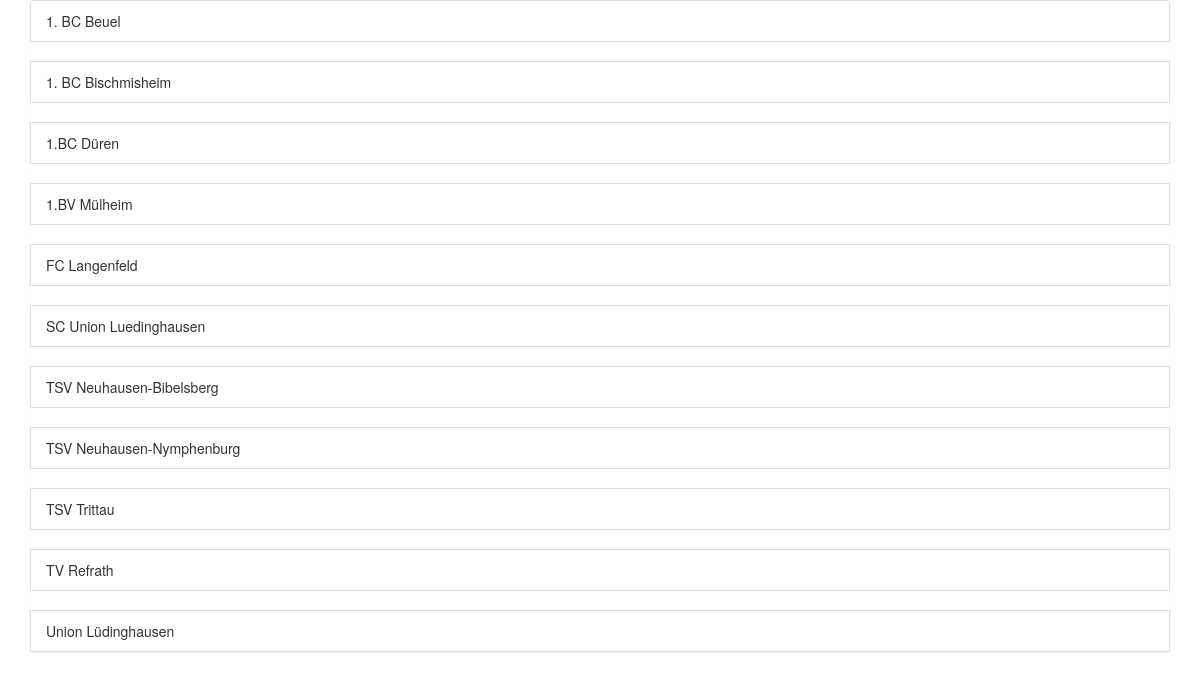
Page /ticker/presentation/field/dashboard/ on the earlier database version.
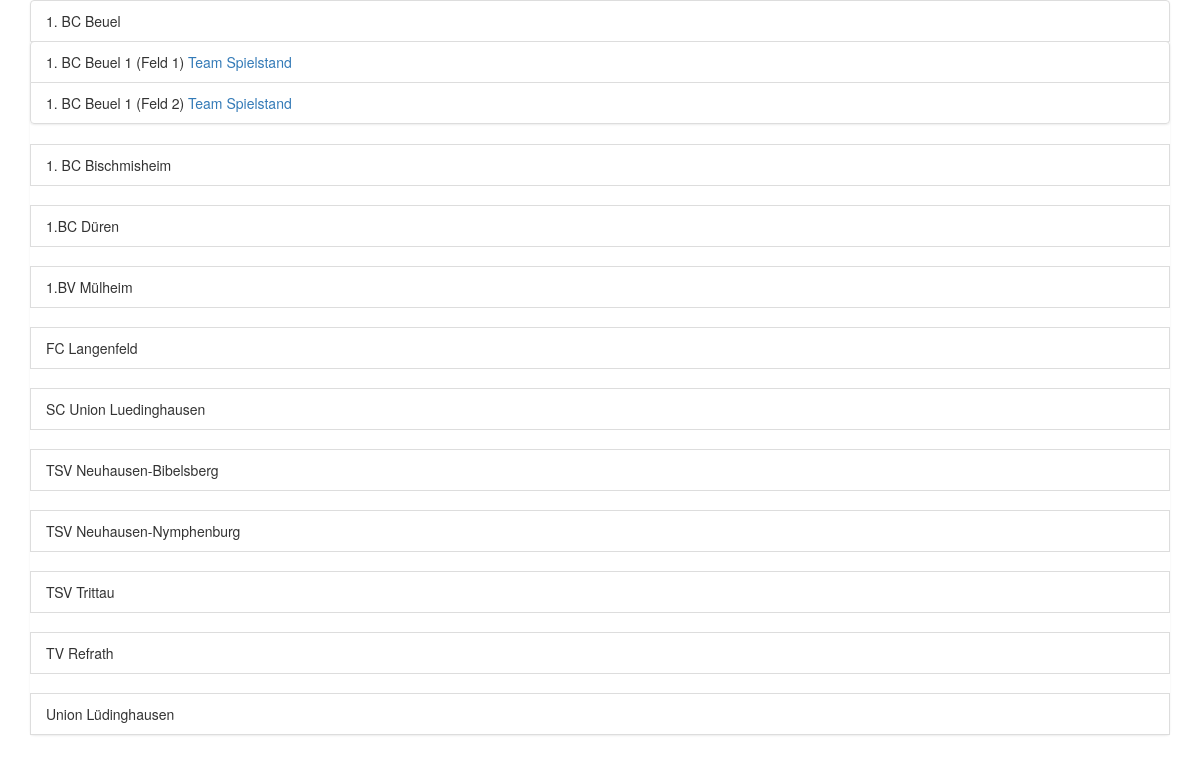
Same page on the later database version.
### ticker/models/player_clubs.py (models this page shows, shortened)
class Club(models.Model):
    club_name = models.CharField(max_length=255)
    fields = models.ManyToManyField('PlayingField', blank=True)
    def get_name(self):
        return self.club_name

### ticker/models/fields.py (models this page shows, shortened)
class PlayingField(models.Model):
    field_name = models.CharField(max_length=255)
    def get_name(self):
        return self.field_name

### ticker/views/presentation.py (the view)
@cache_page(15*60)
@vary_on_cookie
def display_dashboard(request):
    p = Profile.objects.filter(user=request.user).first() if request.user.is_authenticated else None
    club = p.associated_club if p is not None and p.associated_club is not None else None
    clubs = Club.objects.all().order_by('club_name')
    if club is not None:
        clubs = clubs.filter(id=club.id)
    return render(request, 'presentation/score_dashboard.html', dict(clubs=clubs))

### ticker/templates/presentation/score_dashboard.html (shortened to what this page needs)
{% extends 'user/manage_base.html' %}
{% block content %}
    <div class="container">
        <div class="row">
            <div class="col-sm-12">
                <ul class="list-group">
                    {% for club in clubs %}
                        <li class="list-group-item">{{ club.get_name }}</li>
                        <ul class="list-group">
                        {% for field in club.fields.all %}
                            <li class="list-group-item">
                                {{ field.get_name }}
                                <a href="{% url 'team_display' field.id '' %}">Team</a>
                                <a href="{% url 'score_display' field.id '' %}">Spielstand</a>
                            </li>
                        {% endfor %}
                        </ul>
                    {% endfor %}
                </ul>
            </div>
        </div>
    </div>
{% endblock %}

Differences in the rows shown:
added PlayingField: get_name "1. BC Beuel 1 (Feld 1)", shown under Club "1. BC Beuel"
added PlayingField: get_name "1. BC Beuel 1 (Feld 2)", shown under Club "1. BC Beuel"
